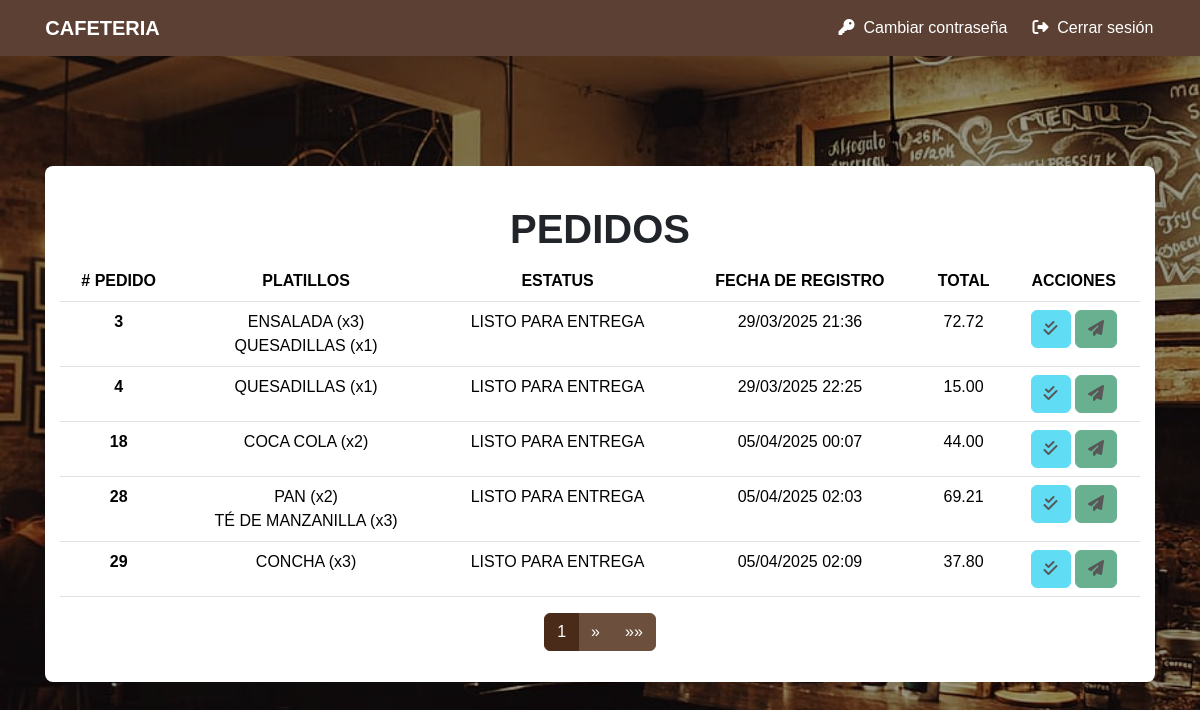
The page /pedidos/cocina/ (signed in) on the database its author committed.
### pedidos/models.py (models this page shows, shortened)
class PEDIDO(models.Model):
    ESTATUS = (
        (1, 'CREADO'),
        (2, 'ACEPTADO'),
        (3, 'LISTO PARA ENTREGA'),
        (4, 'ENTREGADO')
    )
    idPedido = models.AutoField(primary_key=True)
    estatus = models.IntegerField(choices=ESTATUS, default=1)
    usuario_registro = models.CharField(max_length=150)
    fechaRegistro = models.DateTimeField(auto_now_add=True)
    nota_cocina = models.TextField(blank=True, null=True)

class DETALLE_PEDIDO(models.Model):
    idDetallePedido = models.AutoField(primary_key=True)
    pedido = models.ForeignKey(PEDIDO, on_delete=models.CASCADE, related_name='detalles')
    nombre_producto = models.CharField(max_length=255)
    cantidad = models.PositiveIntegerField(default=1)
    precio_unitario = models.DecimalField(max_digits=6, decimal_places=2)
    def total(self):
        return self.cantidad * self.precio_unitario

### pedidos/views.py (the view)
# urls.py: path('cocina/', views.v_chef, name='adminCocina'),
@login_required
def v_chef(request):
    if request.user.usuario.rol != 2:  # Verificar si es un mesero
        return redirect('pedidos:login')
    pedidos = PEDIDO.objects.order_by('idPedido')  # Obtener pedidos ordenados por el estado
    paginator = Paginator(pedidos, 5)  # Mostrar 5 pedidos por página
    page_number = request.GET.get('page')  # Obtener el número de página de la URL
    page_obj = paginator.get_page(page_number)  # Obtener la página actual
    for pedido in page_obj:
        detalles = pedido.detalles.all()  # Para obtener detalles
        total = sum([detalle.total() for detalle in detalles])  # Calcular total
        setattr(pedido, 'total', total)  # Asignar total como atributo dinámico
    return render(request, 'areaCocina.html', {'pedidos': page_obj})

### pedidos/templates/areaCocina.html (shortened to what this page needs)
{% extends 'plantilla.html' %}
{% load static %}
{% block body %}
<link rel="stylesheet" href="{% static 'pedidos/css/listados.css' %}">
<br>
<div class="container bg-white rounded-3 mt-4">
    <h2 class="text-center">PEDIDOS</h2>
    <table class="table table-hover">
        <thead>
            <tr>
                <th scope="col"># PEDIDO</th>
                <th scope="col">PLATILLOS</th>
                <th scope="col">ESTATUS</th>
                <th scope="col">FECHA DE REGISTRO</th>
                <th scope="col">TOTAL</th>
                <th scope="col">ACCIONES</th>
            </tr>
        </thead>
        <tbody>
            {% for pedido in pedidos %}
            <tr>
                <th>{{ pedido.idPedido }}</th>
                <td>
                    {% for detalle in pedido.detalles.all %}
                        {{ detalle.nombre_producto }} (x{{ detalle.cantidad }}) <br>
                    {% endfor %}
                </td>
                <td>{{ pedido.get_estatus_display }}</td>
                <td>{{ pedido.fechaRegistro|date:"d/m/Y H:i" }}</td>
                <td>{{ pedido.total }}</td>
                <td>
                    {% if pedido.estatus == 1 %}
                        <a href="{% url 'pedidos:aceptar_pedido' pedido.idPedido %}"  class="btn btn-info"><i class="fa-solid fa-check-double" style="color: #000000;"></i></a>
                        <button type="button" class="btn btn-success" disabled><i class="fa-solid fa-paper-plane" style="color: #000000;"></i></button>
                    {% elif pedido.estatus == 2 %}
                        <button class="btn btn-info" disabled><i class="fa-solid fa-check-double" style="color: #000000;"></i></button>
                        <a href="{% url 'pedidos:listo_entrega' pedido.idPedido %}" class="btn btn-success"><i class="fa-solid fa-paper-plane" style="color: #000000;"></i></a>
                    {% elif pedido.estatus == 3 %}
                        <button class="btn btn-info" disabled><i class="fa-solid fa-check-double" style="color: #000000;"></i></button>
                        <button type="button" class="btn btn-success" disabled><i class="fa-solid fa-paper-plane" style="color: #000000;"></i></button>
                    {% else %}
                        <button class="btn btn-info" disabled><i class="fa-solid fa-check-double" style="color: #000000;"></i></button>
                        <button type="button" class="btn btn-success" disabled><i class="fa-solid fa-paper-plane" style="color: #000000;"></i></button>
                    {% endif %}
                </td>
            </tr>
            {% empty %}
            <tr>
                <td colspan="6" class="text-center">No hay pedidos registrados.</td>
            </tr>
            {% endfor %}
        </tbody>
    </table>
    <div class="d-flex justify-content-center mt-3">
        <nav>
            <ul class="pagination">
                <li class="page-item active">
                    <span class="page-link">{{ pedidos.number }} <span class="sr-only">(actual)</span></span>
                </li>
                {% if pedidos.has_next %}
                <li class="page-item">
                    <a class="page-link" href="?page={{ pedidos.next_page_number }}" aria-label="Página siguiente">
                        <span aria-hidden="true">&raquo;</span>
                    </a>
                </li>
                <li class="page-item">
                    <a class="page-link" href="?page={{ pedidos.paginator.num_pages }}" aria-label="Última página">
                        <span aria-hidden="true">&raquo;&raquo;</span>
                    </a>
                </li>
                {% endif %}
            </ul>
        </nav>
    </div>
</div>
{% endblock %}

### pedidos/templates/plantilla.html (shortened to what this page needs)
<!DOCTYPE html>
<html lang="es">
    <head>
        <link href="https://cdn.jsdelivr.net/npm/bootstrap@5.3.3/dist/css/bootstrap.min.css"
        rel="stylesheet"
>
        <link rel="stylesheet" href="https://cdnjs.cloudflare.com/ajax/libs/font-awesome/6.6.0/css/all.min.css"
/>
        {% load static %}
    </head>
    <body>
        <nav class="navbar navbar-expand-lg navbar-info fixed-top">
            <div class="container-fluid">
                <b class="navbar-brand text-white">&nbsp; &nbsp; &nbsp; CAFETERIA</b>
                <div class="collapse navbar-collapse justify-content-end" id="navbarNav">
                    <ul class="navbar-nav">
                        {% with request.resolver_match.url_name as current_view %}
                            {% if current_view in 'registro_usuario,editar_usuario,crear_pedido,editar_pedido,crear_producto,editar_producto,recuperar_contraseña,admin_usuarios,admin_productos,cambiar_contraseña' %}
                                <li class="nav-item">
                                    <a class="nav-link text-white" href="javascript:history.back();">
                                        <i class="fa-solid fa-arrow-left"></i>&nbsp; Regresar &nbsp; &nbsp; &nbsp;
                                    </a>
                                </li>
                            {% elif current_view in 'login,recuperar_contraseña_confirmar' %}
                            {% else %}
                                <li class="nav-item">
                                    <a class="nav-link text-white" href="{% url 'pedidos:cambiar_contraseña' %}">
                                        <i class="fa-solid fa-key"></i>&nbsp; Cambiar contraseña &nbsp;
                                    </a>
                                </li>
                                <li class="nav-item">
                                    <form method="POST" action="{% url 'logout' %}">
                                        <button type="submit" class="nav-link text-white border-0 bg-transparent">
                                            <i class="fa-solid fa-right-from-bracket"></i>&nbsp; Cerrar sesión &nbsp; &nbsp; &nbsp;
                                        </button>
                                    </form>
                                </li>
                            {% endif %}
                        {% endwith %}
                    </ul>
                </div>
            </div>
        </nav>
        <div class="container">
            {% block body %}
            {% endblock %}
        </div>
    </body>
</html>

### pedidos/static/pedidos/css/listados.css (style rules this page uses)
body { display: flex; align-items: center; justify-content: center; font-family: Arial, sans-serif; }
h2 { font-weight: bold; font-size: 40px; }
table { text-align: center; }
.container { padding: 15px; }
.pagination .page-item .page-link { background-color: #6c4f3d; color: white; border: 1px solid #6c4f3d; cursor: pointer; }
.pagination .page-item.active .page-link { background-color: #4a2b1a; color: white; border-color: #4a2b1a; cursor: pointer; }

### rows shown on the page
PEDIDO: idPedido "3", estatus "LISTO PARA ENTREGA", fechaRegistro "29/03/2025 21:36", total "72.72"
DETALLE_PEDIDO: nombre_producto "ENSALADA", cantidad "3"
DETALLE_PEDIDO: nombre_producto "QUESADILLAS", cantidad "1"
PEDIDO: idPedido "4", estatus "LISTO PARA ENTREGA", fechaRegistro "29/03/2025 22:25", total "15.00"
DETALLE_PEDIDO: nombre_producto "QUESADILLAS", cantidad "1"
PEDIDO: idPedido "18", estatus "LISTO PARA ENTREGA", fechaRegistro "05/04/2025 00:07", total "44.00"
DETALLE_PEDIDO: nombre_producto "COCA COLA", cantidad "2"
PEDIDO: idPedido "28", estatus "LISTO PARA ENTREGA", fechaRegistro "05/04/2025 02:03", total "69.21"
DETALLE_PEDIDO: nombre_producto "PAN", cantidad "2"
DETALLE_PEDIDO: nombre_producto "TÉ DE MANZANILLA", cantidad "3"
PEDIDO: idPedido "29", estatus "LISTO PARA ENTREGA", fechaRegistro "05/04/2025 02:09", total "37.80"
DETALLE_PEDIDO: nombre_producto "CONCHA", cantidad "3"

### other values the page prints
{{ pedidos.number }} "1"
